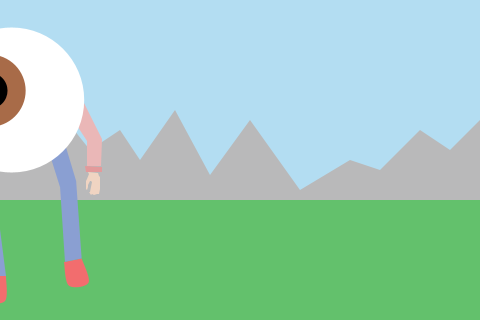
Frame 1 (no input)
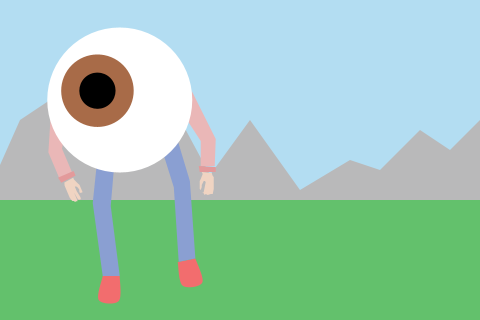
Frame 60 (the mouse pressed at the canvas centre just before this capture)
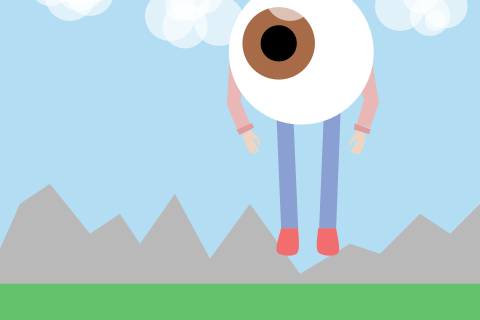
Frame 120 (the mouse held since frame 60 and released just before this capture)

The Processing sketch that drew these frames (run headless with seeded random() and noise(); from frame 60 on, the mouse is pressed at the canvas centre):

// Processing sketch: processing_5178
// ── processing_5178.pde


//// TIM SUGLINAN ////
/// UCLA DMA 28 ///


Robot r1, r2, r3, r4,r5;

Eye e1;                            
float x, y;                        //variables to
float targetX, targetY;            //set up the easing
float easing =.05;                 //for pupil movement

float d;                           //variables to
float targetD;                     //set up the easing
float easing2 = .01;               //for left to right movement

float square;                      //jump variables
int e = 1;
float j = 100;
boolean jump = true;
boolean fall = false;
boolean run = false;

void setup()
{
  size(480, 320);
  smooth();
  noStroke();
  e1 = new Eye( 240, 100, 145);
  r1 = new Robot(1);
  r2 = new Robot(2);
  r3 = new Robot(3);
  r4 = new Robot(4);
  r5 = new Robot(5);
}

void draw()
{
  background(179,221,242);
  targetD = mouseX;
  d = d + ((targetD - d)* easing);     //easing for left and right movement
  float square = sq (d-240);

  if (mouseX > 240) {                   //if statement keeps body on inside of the mouse
    d = d - 6;
  }
  else if (mouseX < 240) {
    d = d + 6;
  }


  if (! run)
  {
    r4.display_bot();
    pushMatrix();  
    translate (d-240,0);  
    if ((d > 0 && d < 48) || (d > 96 && d < 144) || (d > 192 && d < 240) || (d > 288 && d < 336) || (d > 384 && d < 432))
    {
      r1.display_bot();
    }


    else {
      r2.display_bot();
    }
    popMatrix();

    targetX = mouseX;
    x = x + ((targetX - x) * easing);
    targetY = mouseY;
    y = y + ((targetY - y) * easing);

    e1.update(x, y);                  
    e1.display();                       
  }

  if (mousePressed == true) {
    run = true;
  }

  if (run) {        //jump

    pushMatrix();
    translate (0, ((-1.75)*(j-170)));
    r4.display_bot();
    popMatrix();

    translate (0,j-170);
    pushMatrix();
    translate(d-240,0);
    r3.display_bot();
    popMatrix();

    e1.display();

    pushMatrix();
    translate (0, ((-1.75)*(j-170)));
    r5.display_bot();
    popMatrix();


    if (jump) {
      square = pow(.9, e);
      e++;
      j -= (10 * square);
      if (j < 75) {
        jump = false;
        fall = true;
      }
    }

    if (fall) {
      square = pow(.9, e);
      --e;
      j += (10 * square);
      if (j > 160) {
        fall = false;
        jump = true;
        e = 0;
        run = false;
      }
    }

  }
}

/////////////////CLASSES/////////////////

class Eye
{
  float ex, ey;                 
  float size;
  float angle = 0.0;

  Eye(float x, float y, int s) {        
    ex = x;
    ey = y;
    size = s;
  }

  void update( float mx, float my) {    //takes inpute from mouse
    angle= atan2(my-ey, mx-ex);         //subtracts position defined in void draw from mouse position
  }

  void display() {

    targetD = mouseX;
    d = d + ((targetD - d)* easing);     //easing for left and right movement

    if (mouseX > 240){                   //if statement keeps eye on inside of the mouse
      d = d - 6;
    }
    else {
      d = d + 6;
    }

    pushMatrix ();
    fill (255);
    translate (0, ey);
    ellipse( d, 0, size, size);            //large ellipse
    popMatrix ();
    pushMatrix();
    translate (d, ey);
    rotate (angle);
    fill(168,107,72);
    ellipse(size/6, 0, size/2, size/2);    //middle size ellipse
    fill(0);
    ellipse(size/6, 0, size/4, size/4);    //small ellipse
    popMatrix();

  }
}

class Robot
{
  float fz;

  Robot(int z) {
    fz = z;
  }


  void display_bot () {

    if (fz == 1) {
      //right hand            //right arm regular
      fill(240,212,194);
      beginShape();
      vertex(322,172);
      vertex(323,174);
      vertex(321,179);
      vertex(320,181);
      vertex(320,185);
      vertex(320,189);
      vertex(321,190);
      vertex(322,187);
      vertex(322,185);
      vertex(323,183);
      vertex(324,181);
      vertex(325,181);
      vertex(326,182);
      vertex(325,187);
      vertex(324,192);
      vertex(323,193);
      vertex(323,192);
      vertex(325,195);
      vertex(326,194);
      vertex(328,187);
      vertex(328,182);
      vertex(328,187);
      vertex(326,194);
      vertex(328,195);
      vertex(330,189);
      vertex(331,182);
      vertex(330,189);
      vertex(328,195);
      vertex(331,194);
      vertex(332,189);
      vertex(332,183);
      vertex(332,189);
      vertex(330,194);
      vertex(333,194);
      vertex(334,189);
      vertex(334,183);
      vertex(334,177);
      vertex(333,176);
      vertex(332,173);
      endShape();

      //right arm
      fill(234,183,183);
      beginShape();
      vertex(312,91);
      vertex(336,139);
      vertex(335,166);
      vertex(321,166);
      vertex(321,141);
      vertex(306,118);
      endShape();
      //cuff
      fill(227,154,155);
      beginShape();
      vertex(336,167);
      vertex(336,172);
      vertex(320,172);
      vertex(319,166);
      endShape(CLOSE);

      pushMatrix();               //left arm rotate
      rotate (-.4);
      translate(-50,70);

      //left hand
      fill(240,212,194);
      beginShape();
      vertex(149,170);
      vertex(148,173);
      vertex(148,180);
      vertex(148,186);
      vertex(149,190);
      vertex(151,191);
      vertex(150,186);
      vertex(150,180);
      vertex(150,186);
      vertex(151,192);
      vertex(154,192);
      vertex(152,185);
      vertex(152,179);
      vertex(152,185);
      vertex(154,193);
      vertex(154,191);
      vertex(154,183);
      vertex(154,179);
      vertex(154,183);
      vertex(155,191);
      vertex(157,192);
      vertex(158,191);
      vertex(158,189);
      vertex(157,183);
      vertex(157,178);
      vertex(158,178);
      vertex(159,179);
      vertex(160,182);
      vertex(159,185);
      vertex(160,186);
      vertex(162,186);
      vertex(162,178);
      vertex(161,176);
      vertex(159,171);
      vertex(159,169);
      endShape();
      //left arm
      fill(234,183,183);
      beginShape();
      vertex(170,88);
      vertex(146,136);
      vertex(146,164);
      vertex(160,163);
      vertex(160,138);
      vertex(175,114);
      endShape();
      //cuff
      fill(227,154,155);
      beginShape();
      vertex(145,163);
      vertex(146,169);
      vertex(162,168);
      vertex(162,163);
      endShape(CLOSE);

      popMatrix();

      pushMatrix ();              //right leg up
      rotate (-.2);
      translate(260,145);

      pushMatrix();
      translate (-20, 40);

      //right foot
      fill(242,109,110);    
      beginShape();
      curveVertex(0,131);
      curveVertex(0,131);
      curveVertex(0,155);
      curveVertex(20,156);
      curveVertex(18,131);
      curveVertex(18,131);
      endShape();


      //right leg
      fill(138,159,210);
      beginShape();
      vertex(23,0);
      vertex(28,54);
      vertex(18,131);
      vertex(1,131);
      vertex(11,57);
      vertex(6,9);
      endShape();
      popMatrix();

      popMatrix();


      //Left foot               //left leg regular
      fill(242,109,110);
      beginShape();
      curveVertex(223,276);
      curveVertex(223,276);
      curveVertex(219,300);
      curveVertex(239,301);
      curveVertex(240,276);
      curveVertex(240,276);
      endShape();

      //left leg
      fill(138,159,210);
      beginShape();
      vertex(218,155);
      vertex(213,203);
      vertex(223,276);
      vertex(240,276);
      vertex(231,206);
      vertex(235,159);
      endShape();
    }

    if (fz == 2) {

      pushMatrix();            //right arm rotate
      rotate(.3);
      translate(15,-90);
      //right hand
      fill(240,212,194);
      beginShape();
      vertex(322,172);
      vertex(323,174);
      vertex(321,179);
      vertex(320,181);
      vertex(320,185);
      vertex(320,189);
      vertex(321,190);
      vertex(322,187);
      vertex(322,185);
      vertex(323,183);
      vertex(324,181);
      vertex(325,181);
      vertex(326,182);
      vertex(325,187);
      vertex(324,192);
      vertex(323,193);
      vertex(323,192);
      vertex(325,195);
      vertex(326,194);
      vertex(328,187);
      vertex(328,182);
      vertex(328,187);
      vertex(326,194);
      vertex(328,195);
      vertex(330,189);
      vertex(331,182);
      vertex(330,189);
      vertex(328,195);
      vertex(331,194);
      vertex(332,189);
      vertex(332,183);
      vertex(332,189);
      vertex(330,194);
      vertex(333,194);
      vertex(334,189);
      vertex(334,183);
      vertex(334,177);
      vertex(333,176);
      vertex(332,173);
      endShape();

      //right arm
      fill(234,183,183);
      beginShape();
      vertex(312,91);
      vertex(336,139);
      vertex(335,166);
      vertex(321,166);
      vertex(321,141);
      vertex(306,118);
      endShape();
      //cuff
      fill(227,154,155);
      beginShape();
      vertex(336,167);
      vertex(336,172);
      vertex(320,172);
      vertex(319,166);
      endShape(CLOSE);
      popMatrix();

      //right foot              //right leg regular
      beginShape();
      fill(242,109,110);
      curveVertex(260,276);
      curveVertex(260,276);
      curveVertex(260,300);
      curveVertex(280,301);
      curveVertex(278,276);
      curveVertex(278,276);
      endShape();
      //right leg
      fill(138,159,210);
      beginShape();
      vertex(283,145);
      vertex(288,199);
      vertex(278,276);
      vertex(261,276);
      vertex(271,202);
      vertex(266,154);
      endShape();


      //left hand              //left arm regular
      fill(240,212,194);
      beginShape();
      vertex(149,170);
      vertex(148,173);
      vertex(148,180);
      vertex(148,186);
      vertex(149,190);
      vertex(151,191);
      vertex(150,186);
      vertex(150,180);
      vertex(150,186);
      vertex(151,192);
      vertex(154,192);
      vertex(152,185);
      vertex(152,179);
      vertex(152,185);
      vertex(154,193);
      vertex(154,191);
      vertex(154,183);
      vertex(154,179);
      vertex(154,183);
      vertex(155,191);
      vertex(157,192);
      vertex(158,191);
      vertex(158,189);
      vertex(157,183);
      vertex(157,178);
      vertex(158,178);
      vertex(159,179);
      vertex(160,182);
      vertex(159,185);
      vertex(160,186);
      vertex(162,186);
      vertex(162,178);
      vertex(161,176);
      vertex(159,171);
      vertex(159,169);
      endShape();
      //left arm
      fill(234,183,183);
      beginShape();
      vertex(170,88);
      vertex(146,136);
      vertex(146,164);
      vertex(160,163);
      vertex(160,138);
      vertex(175,114);
      endShape();
      //cuff
      fill(227,154,155);
      beginShape();
      vertex(145,163);
      vertex(146,169);
      vertex(162,168);
      vertex(162,163);
      endShape(CLOSE);

      pushMatrix();

      rotate(.2);
      translate(0,-55);
      //Left foot                          //left leg up
      fill(242,109,110);
      beginShape();
      curveVertex(223,276);
      curveVertex(223,276);
      curveVertex(219,300);
      curveVertex(239,301);
      curveVertex(240,276);
      curveVertex(240,276);
      endShape();
      //left leg
      fill(138,159,210);
      beginShape();
      vertex(218,155);
      vertex(213,203);
      vertex(223,276);
      vertex(240,276);
      vertex(231,206);
      vertex(235,159);
      endShape();

      popMatrix();

    }

    if (fz == 3) {
      pushMatrix();               //left arm rotate
      rotate (-.4);
      translate(-50,70);

      //left hand
      fill(240,212,194);
      beginShape();
      vertex(149,170);
      vertex(148,173);
      vertex(148,180);
      vertex(148,186);
      vertex(149,190);
      vertex(151,191);
      vertex(150,186);
      vertex(150,180);
      vertex(150,186);
      vertex(151,192);
      vertex(154,192);
      vertex(152,185);
      vertex(152,179);
      vertex(152,185);
      vertex(154,193);
      vertex(154,191);
      vertex(154,183);
      vertex(154,179);
      vertex(154,183);
      vertex(155,191);
      vertex(157,192);
      vertex(158,191);
      vertex(158,189);
      vertex(157,183);
      vertex(157,178);
      vertex(158,178);
      vertex(159,179);
      vertex(160,182);
      vertex(159,185);
      vertex(160,186);
      vertex(162,186);
      vertex(162,178);
      vertex(161,176);
      vertex(159,171);
      vertex(159,169);
      endShape();
      //left arm
      fill(234,183,183);
      beginShape();
      vertex(170,88);
      vertex(146,136);
      vertex(146,164);
      vertex(160,163);
      vertex(160,138);
      vertex(175,114);
      endShape();
      //cuff
      fill(227,154,155);
      beginShape();
      vertex(145,163);
      vertex(146,169);
      vertex(162,168);
      vertex(162,163);
      endShape(CLOSE);

      popMatrix();

      pushMatrix();            //right arm rotate
      rotate(.3);
      translate(15,-90);
      //right hand
      fill(240,212,194);
      beginShape();
      vertex(322,172);
      vertex(323,174);
      vertex(321,179);
      vertex(320,181);
      vertex(320,185);
      vertex(320,189);
      vertex(321,190);
      vertex(322,187);
      vertex(322,185);
      vertex(323,183);
      vertex(324,181);
      vertex(325,181);
      vertex(326,182);
      vertex(325,187);
      vertex(324,192);
      vertex(323,193);
      vertex(323,192);
      vertex(325,195);
      vertex(326,194);
      vertex(328,187);
      vertex(328,182);
      vertex(328,187);
      vertex(326,194);
      vertex(328,195);
      vertex(330,189);
      vertex(331,182);
      vertex(330,189);
      vertex(328,195);
      vertex(331,194);
      vertex(332,189);
      vertex(332,183);
      vertex(332,189);
      vertex(330,194);
      vertex(333,194);
      vertex(334,189);
      vertex(334,183);
      vertex(334,177);
      vertex(333,176);
      vertex(332,173);
      endShape();

      //right arm
      fill(234,183,183);
      beginShape();
      vertex(312,91);
      vertex(336,139);
      vertex(335,166);
      vertex(321,166);
      vertex(321,141);
      vertex(306,118);
      endShape();
      //cuff
      fill(227,154,155);
      beginShape();
      vertex(336,167);
      vertex(336,172);
      vertex(320,172);
      vertex(319,166);
      endShape(CLOSE);
      popMatrix();



      //right foot              //right leg regular
      beginShape();
      fill(242,109,110);
      curveVertex(260,276);
      curveVertex(260,276);
      curveVertex(260,300);
      curveVertex(280,301);
      curveVertex(278,276);
      curveVertex(278,276);
      endShape();
      //right leg
      fill(138,159,210);
      beginShape();
      vertex(283,145); 
      vertex(278,276);
      vertex(261,276);
      vertex(266,154);
      endShape();

      //Left foot               //left leg regular
      fill(242,109,110);
      beginShape();
      curveVertex(223,276);
      curveVertex(223,276);
      curveVertex(219,300);
      curveVertex(239,301);
      curveVertex(240,276);
      curveVertex(240,276);
      endShape();

      //left leg
      fill(138,159,210);
      beginShape();
      vertex(218,155);      
      vertex(223,276);
      vertex(240,276);
      vertex(235,159);
      endShape();



    }

    if (fz == 4) {

      fill(185,185,186);
      beginShape();
      vertex(0,205);
      vertex(0,165);
      vertex(20,120);
      vertex(50,100);
      vertex(90,150);
      vertex(120,130);
      vertex(140,160);
      vertex(175,110);
      vertex(210,175);
      vertex(250,120);
      vertex(300,190);
      vertex(350,160);
      vertex(380,170);
      vertex(420,130);
      vertex(450,150);
      vertex(480,120);
      vertex(480,205);
      endShape();

      fill(99,193,108);
      rect(0,200,480,120);
    }

    if (fz == 5) {

      translate(0,-150);
      fill(255,150);
      ellipse(50,100,40,40);
      ellipse(70,110,50,50);
      ellipse(75,95,45,45);
      ellipse(80,100,50,50);
      ellipse(90,106,48,48);
      ellipse(95,96,40,40);

      ellipse(170,130,50,50);
      ellipse(180,120,30,30);
      ellipse(185,140,45,45);
      ellipse(190,115,40,40);
      ellipse(205,110,35,35);
      ellipse(219,135,50,50);

      ellipse(290,110,50,50);
      ellipse(295,100,25,25);
      ellipse(305,100,40,40);
      ellipse(315,90,35,35);
      ellipse(330,105,45,45);

      ellipse(400,120,50,50);
      ellipse(420,110,35,35);
      ellipse(430,130,40,40);
      ellipse(435,135,20,20);
      ellipse(445,120,45,45);
    }

  }
}
